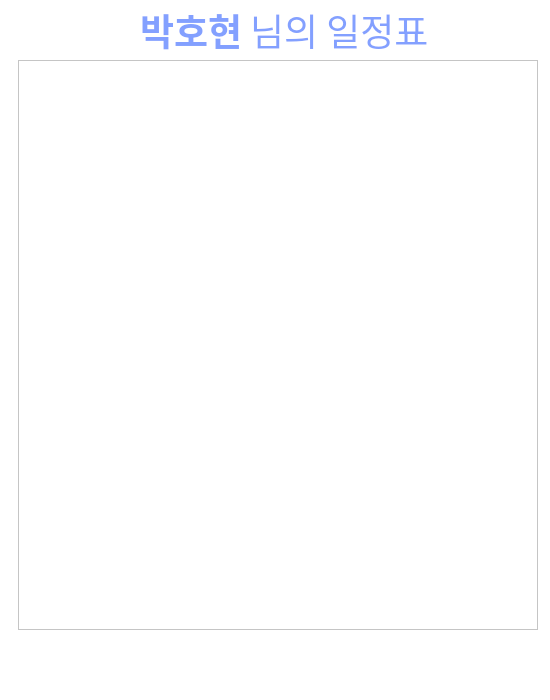
<?xml version="1.0" encoding="UTF-8"?>
<ui version="4.0">
 <class>Form</class>
 <widget class="QWidget" name="Form">
  <property name="geometry">
   <rect>
    <x>0</x>
    <y>0</y>
    <width>550</width>
    <height>700</height>
   </rect>
  </property>
  <property name="windowTitle">
   <string>Form</string>
  </property>
  <widget class="QWidget" name="widget" native="true">
   <property name="geometry">
    <rect>
     <x>0</x>
     <y>0</y>
     <width>550</width>
     <height>700</height>
    </rect>
   </property>
   <property name="styleSheet">
    <string notr="true">background-color: rgb(255, 255, 255);</string>
   </property>
   <widget class="QLabel" name="label">
    <property name="geometry">
     <rect>
      <x>140</x>
      <y>10</y>
      <width>111</width>
      <height>40</height>
     </rect>
    </property>
    <property name="font">
     <font>
      <family>G마켓 산스 TTF Bold</family>
      <pointsize>28</pointsize>
      <weight>75</weight>
      <bold>true</bold>
     </font>
    </property>
    <property name="styleSheet">
     <string notr="true">color: rgb(131, 160, 255);</string>
    </property>
    <property name="text">
     <string>박호현</string>
    </property>
   </widget>
   <widget class="QLabel" name="label_2">
    <property name="geometry">
     <rect>
      <x>250</x>
      <y>10</y>
      <width>190</width>
      <height>40</height>
     </rect>
    </property>
    <property name="maximumSize">
     <size>
      <width>220</width>
      <height>16777215</height>
     </size>
    </property>
    <property name="font">
     <font>
      <family>G마켓 산스 TTF Bold</family>
      <pointsize>28</pointsize>
     </font>
    </property>
    <property name="styleSheet">
     <string notr="true">color: rgb(131, 160, 255);</string>
    </property>
    <property name="text">
     <string>님의 일정표</string>
    </property>
   </widget>
   <widget class="QScrollArea" name="scrollArea">
    <property name="geometry">
     <rect>
      <x>18</x>
      <y>60</y>
      <width>520</width>
      <height>570</height>
     </rect>
    </property>
    <property name="minimumSize">
     <size>
      <width>500</width>
      <height>550</height>
     </size>
    </property>
    <property name="maximumSize">
     <size>
      <width>16777215</width>
      <height>16777215</height>
     </size>
    </property>
    <property name="verticalScrollBarPolicy">
     <enum>Qt::ScrollBarAlwaysOff</enum>
    </property>
    <property name="horizontalScrollBarPolicy">
     <enum>Qt::ScrollBarAlwaysOff</enum>
    </property>
    <property name="widgetResizable">
     <bool>true</bool>
    </property>
    <widget class="QWidget" name="scrollAreaWidgetContents">
     <property name="geometry">
      <rect>
       <x>0</x>
       <y>0</y>
       <width>518</width>
       <height>568</height>
      </rect>
     </property>
     <layout class="QVBoxLayout" name="verticalLayout_2">
      <item>
       <spacer name="verticalSpacer">
        <property name="orientation">
         <enum>Qt::Vertical</enum>
        </property>
        <property name="sizeType">
         <enum>QSizePolicy::Expanding</enum>
        </property>
        <property name="sizeHint" stdset="0">
         <size>
          <width>20</width>
          <height>40</height>
         </size>
        </property>
       </spacer>
      </item>
     </layout>
    </widget>
   </widget>
  </widget>
 </widget>
 <resources/>
 <connections/>
</ui>
